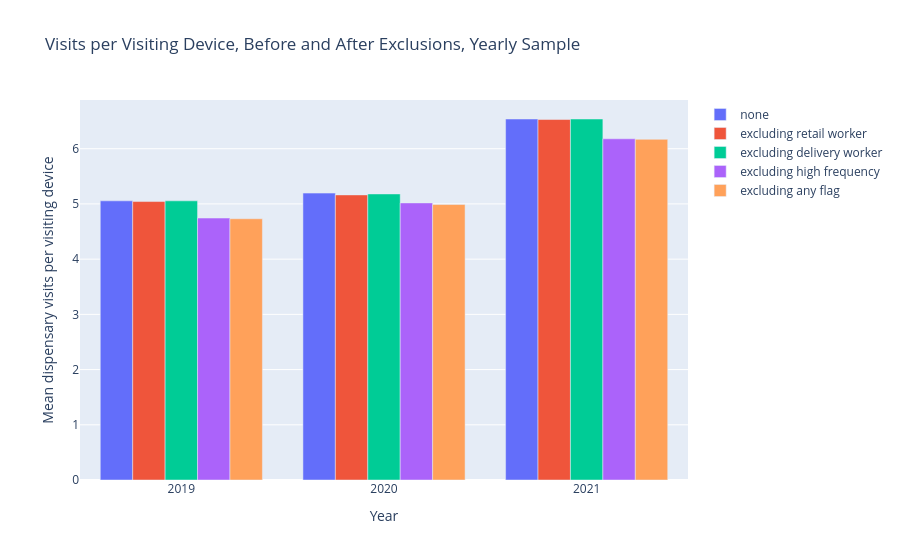

Notebook cell for this chart:
### Code cell
# (2) Chart: how much each exclusion changes the visit totals and the share of devices visiting, by year
plot_df = (frequency
    .filter((pl.col("measure") == "visits") & (pl.col("period") != "all"))
    .with_columns((pl.col("share_with_visit") * 100).alias("share_pct"))
)

fig4 = px.bar(
    plot_df.to_pandas(),
    x="period",
    y="mean",
    color="exclusion",
    barmode="group",
    labels={
        "period": "Year",
        "mean": "Mean dispensary visits per visiting device",
        "exclusion": "",
    },
    title="Visits per Visiting Device, Before and After Exclusions, Yearly Sample",
)

show(fig4, "visits_per_visitor_by_exclusion")

### Figure 1 — Plotly figure (JSON) as saved in the notebook; plotly's stock layout.template omitted (floating-point values rounded to 4 significant figures)
{"data": [{"alignmentgroup": "True", "hovertemplate": "=none<br>Year=%{x}<br>Mean dispensary visits per visiting device=%{y}<extra></extra>", "legendgroup": "none", "marker": {"color": "#636efa", "pattern": {"shape": ""}}, "name": "none", "offsetgroup": "none", "orientation": "v", "showlegend": true, "textposition": "auto", "type": "bar", "x": ["2019", "2020", "2021"], "xaxis": "x", "y": [5.056, 5.196, 6.538], "yaxis": "y"}, {"alignmentgroup": "True", "hovertemplate": "=excluding retail worker<br>Year=%{x}<br>Mean dispensary visits per visiting device=%{y}<extra></extra>", "legendgroup": "excluding retail worker", "marker": {"color": "#EF553B", "pattern": {"shape": ""}}, "name": "excluding retail worker", "offsetgroup": "excluding retail worker", "orientation": "v", "showlegend": true, "textposition": "auto", "type": "bar", "x": ["2019", "2020", "2021"], "xaxis": "x", "y": [5.043, 5.163, 6.529], "yaxis": "y"}, {"alignmentgroup": "True", "hovertemplate": "=excluding delivery worker<br>Year=%{x}<br>Mean dispensary visits per visiting device=%{y}<extra></extra>", "legendgroup": "excluding delivery worker", "marker": {"color": "#00cc96", "pattern": {"shape": ""}}, "name": "excluding delivery worker", "offsetgroup": "excluding delivery worker", "orientation": "v", "showlegend": true, "textposition": "auto", "type": "bar", "x": ["2019", "2020", "2021"], "xaxis": "x", "y": [5.056, 5.181, 6.538], "yaxis": "y"}, {"alignmentgroup": "True", "hovertemplate": "=excluding high frequency<br>Year=%{x}<br>Mean dispensary visits per visiting device=%{y}<extra></extra>", "legendgroup": "excluding high frequency", "marker": {"color": "#ab63fa", "pattern": {"shape": ""}}, "name": "excluding high frequency", "offsetgroup": "excluding high frequency", "orientation": "v", "showlegend": true, "textposition": "auto", "type": "bar", "x": ["2019", "2020", "2021"], "xaxis": "x", "y": [4.744, 5.018, 6.18], "yaxis": "y"}, {"alignmentgroup": "True", "hovertemplate": "=excluding any flag<br>Year=%{x}<br>Mean dispensary visits per visiting device=%{y}<extra></extra>", "legendgroup": "excluding any flag", "marker": {"color": "#FFA15A", "pattern": {"shape": ""}}, "name": "excluding any flag", "offsetgroup": "excluding any flag", "orientation": "v", "showlegend": true, "textposition": "auto", "type": "bar", "x": ["2019", "2020", "2021"], "xaxis": "x", "y": [4.732, 4.989, 6.17], "yaxis": "y"}], "layout": {"barmode": "group", "legend": {"title": {"text": ""}, "tracegroupgap": 0}, "title": {"text": "Visits per Visiting Device, Before and After Exclusions, Yearly Sample"}, "xaxis": {"anchor": "y", "domain": [0.0, 1.0], "title": {"text": "Year"}}, "yaxis": {"anchor": "x", "domain": [0.0, 1.0], "title": {"text": "Mean dispensary visits per visiting device"}}}}
